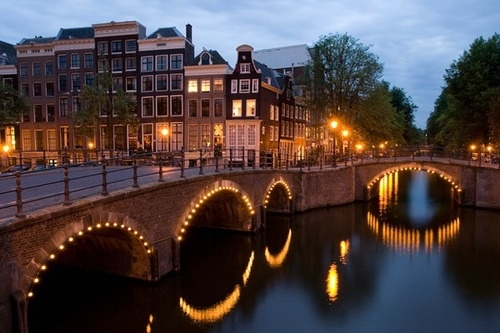
#> input picture imagens/ponte.jpg, 500 x 333 px
$ python espelhar_Vert.py imagens/ponte.jpg out.png
#> lines starting #> are read from the running program, lines starting #| are printed output that depends on the picture
import sys
from PIL import Image, ImageFilter

if __name__ == "__main__":
    print(f'Quantos argumentos: {len(sys.argv)}')
    for i, arg in enumerate(sys.argv):
        print(f"Argumento {i}: {arg}")

imagemOriginal = Image.open(sys.argv[1])
#> imagemOriginal is the input picture: PIL image 500x333 RGB; mean R, G, B 79.6, 67.1, 68.1
imagemEspelhadaVert = imagemOriginal.transpose(Image.FLIP_TOP_BOTTOM)
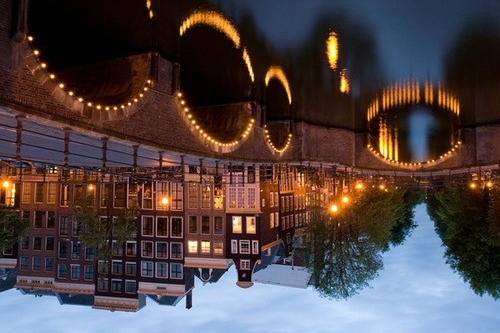
#> imagemEspelhadaVert: PIL image 500x333 RGB; mean R, G, B 79.6, 67.1, 68.1
imagemEspelhadaVert.save(sys.argv[2])
